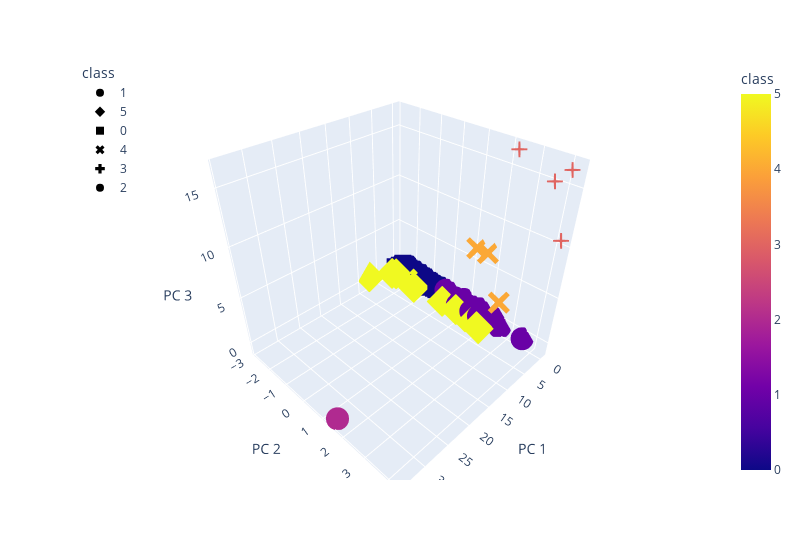

Notebook source saved alongside this figure:
### Code cell
# Plotting the clusters on 3D plot for K=6
fig=px.scatter_3d(
    six_clusters,
    x="PC 1",
    y="PC 2",
    z="PC 3",
    color="class",
    symbol="class",
    width=800,
)

fig.update_layout(legend=dict(x=0, y=1))
fig.show()

### Figure 1 — Plotly figure (JSON) as saved in the notebook; plotly's stock layout.template omitted (floating-point values rounded to 4 significant figures; data arrays with more than 128 entries replaced by an {"elided": "..."} marker saying what was removed)
{"data": [{"hovertemplate": "class=%{marker.color}<br>PC 1=%{x}<br>PC 2=%{y}<br>PC 3=%{z}<extra></extra>", "legendgroup": "1", "marker": {"color": {"elided": "276 int values"}, "coloraxis": "coloraxis", "symbol": "circle"}, "mode": "markers", "name": "1", "scene": "scene", "showlegend": true, "type": "scatter3d", "x": {"elided": "276 float values"}, "y": {"elided": "276 float values"}, "z": {"elided": "276 float values"}}, {"hovertemplate": "class=%{marker.color}<br>PC 1=%{x}<br>PC 2=%{y}<br>PC 3=%{z}<extra></extra>", "legendgroup": "5", "marker": {"color": [5, 5, 5, 5, 5, 5, 5, 5, 5, 5, 5, 5, 5, 5, 5], "coloraxis": "coloraxis", "symbol": "diamond"}, "mode": "markers", "name": "5", "scene": "scene", "showlegend": true, "type": "scatter3d", "x": [2.31, 2.555, 3.865, 3.724, 3.245, 3.729, 8.049, 3.918, 2.231, 3.108, 3.741, 3.724, 3.734, 3.735, 2.477], "y": [1.627, -1.358, -2.353, 2.095, -1.216, 2.095, -2.834, 2.198, 0.1508, -2.269, 2.095, 2.095, 2.095, 2.095, 0.885], "z": [-0.7132, 0.01501, 0.4361, -0.02888, -0.03765, -0.02894, 0.4737, -0.04668, -0.2133, 0.3028, -0.02918, -0.02889, -0.02918, -0.02922, -0.117]}, {"hovertemplate": "class=%{marker.color}<br>PC 1=%{x}<br>PC 2=%{y}<br>PC 3=%{z}<extra></extra>", "legendgroup": "0", "marker": {"color": {"elided": "234 int values"}, "coloraxis": "coloraxis", "symbol": "square"}, "mode": "markers", "name": "0", "scene": "scene", "showlegend": true, "type": "scatter3d", "x": {"elided": "234 float values"}, "y": {"elided": "234 float values"}, "z": {"elided": "234 float values"}}, {"hovertemplate": "class=%{marker.color}<br>PC 1=%{x}<br>PC 2=%{y}<br>PC 3=%{z}<extra></extra>", "legendgroup": "4", "marker": {"color": [4, 4, 4], "coloraxis": "coloraxis", "symbol": "x"}, "mode": "markers", "name": "4", "scene": "scene", "showlegend": true, "type": "scatter3d", "x": [4.405, -0.1414, -0.3383], "y": [2.964, 1.686, 1.187], "z": [4.205, 6.658, 6.555]}, {"hovertemplate": "class=%{marker.color}<br>PC 1=%{x}<br>PC 2=%{y}<br>PC 3=%{z}<extra></extra>", "legendgroup": "3", "marker": {"color": [3, 3, 3, 3], "coloraxis": "coloraxis", "symbol": "cross"}, "mode": "markers", "name": "3", "scene": "scene", "showlegend": true, "type": "scatter3d", "x": [-0.4086, -0.3469, -0.5767, -0.4161], "y": [2.318, 3.657, 4.095, 4.222], "z": [16.61, 15.12, 16.31, 10.65]}, {"hovertemplate": "class=%{marker.color}<br>PC 1=%{x}<br>PC 2=%{y}<br>PC 3=%{z}<extra></extra>", "legendgroup": "2", "marker": {"color": [2], "coloraxis": "coloraxis", "symbol": "circle"}, "mode": "markers", "name": "2", "scene": "scene", "showlegend": true, "type": "scatter3d", "x": [34.1], "y": [1.506], "z": [-0.7448]}], "layout": {"coloraxis": {"colorbar": {"title": {"text": "class"}}, "colorscale": [[0, "#0d0887"], [0.1111, "#46039f"], [0.2222, "#7201a8"], [0.3333, "#9c179e"], [0.4444, "#bd3786"], [0.5556, "#d8576b"], [0.6667, "#ed7953"], [0.7778, "#fb9f3a"], [0.8889, "#fdca26"], [1, "#f0f921"]]}, "legend": {"title": {"text": "class"}, "tracegroupgap": 0, "x": 0, "y": 1}, "margin": {"t": 60}, "scene": {"domain": {"x": [0, 1], "y": [0, 1]}, "xaxis": {"title": {"text": "PC 1"}}, "yaxis": {"title": {"text": "PC 2"}}, "zaxis": {"title": {"text": "PC 3"}}}, "width": 800}}
